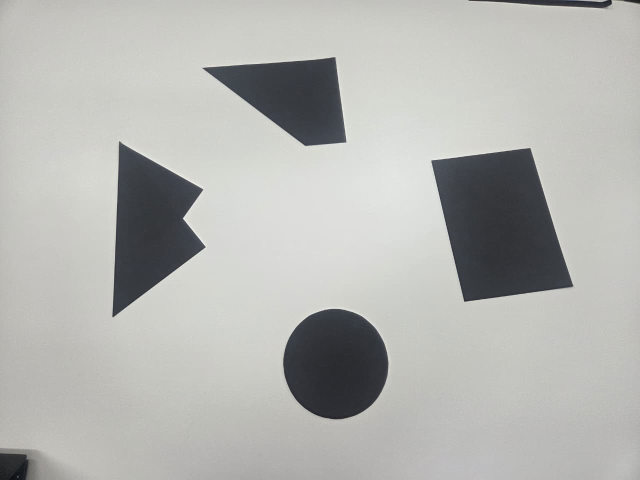
#> input picture imagens_teste/placeholder_formas.jpeg, 1280 x 960 px, given in place of the camera (shown at 1/2 size)
$ python indentificar_formas.py
#> lines starting #> are read from the running program, lines starting #| are printed output that depends on the picture; after the words box and inside, x2 and y2 are one past the last pixel; in counts of white or black regions, pixels touching at a corner belong together
#> in main, frame is the input picture: shape (960, 1280, 3); mean B, G, R 177.6, 180.9, 180.2
import cv2
import numpy as np
import math

# --- Configurações ---
MIN_AREA = 500
EPSILON_FACTOR = 0.02
USAR_WEBCAM = True
CAM_INDEX = 2

def classificar_forma(cnt, approx):
    v = len(approx)
    area = cv2.contourArea(cnt)
    peri = cv2.arcLength(cnt, True)

    # Evita divisão por zero
    if peri == 0:
        return "desconhecido", (128, 128, 128)

    circ = (4 * math.pi * area) / (peri ** 2)

    # Cores em formato BGR (Azul, Verde, Vermelho)
    if v >= 8 and circ > 0.85:
        return "circulo", (0, 255, 255)       # Amarelo
    if v == 3:
        return "triangulo", (255, 0, 0)       # Azul
    elif v == 4:
        x, y, w, h = cv2.boundingRect(approx)
        prop = w / float(h)
        if 0.95 <= prop <= 1.05:
            return "quadrado", (0, 255, 0)    # Verde
        else:
            return "retangulo", (0, 165, 255) # Laranja
    elif v == 5:
        return "pentagono", (255, 0, 255)     # Magenta
    elif v == 6:
        return "hexagono", (0, 0, 255)        # Vermelho
    elif v == 7:
        return "heptagono", (128, 0, 128)     # Roxo
    elif v == 8:
        return "octogono", (255, 255, 0)      # Ciano
    else:
        return f"poligono({v})", (128, 128, 128) # Cinza

def processar_frame(frame):
    # Converter para escala de cinza
    gray = cv2.cvtColor(frame, cv2.COLOR_BGR2GRAY)

    # Blur Gaussiano
    blur = cv2.GaussianBlur(gray, (5, 5), 0)

    # Canny
    edges = cv2.Canny(blur, 50, 150)
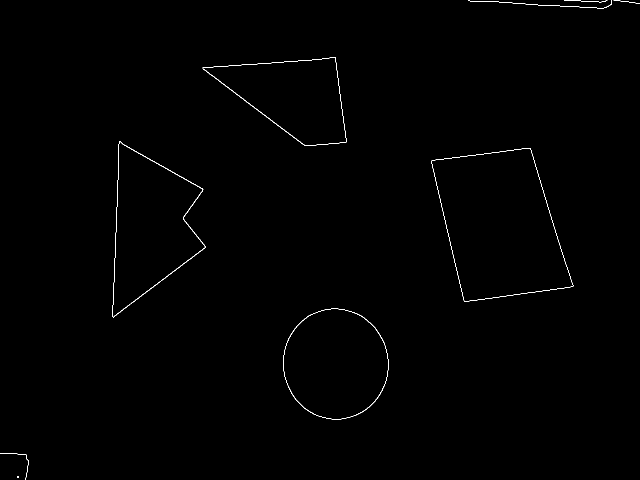
#> edges: shape (960, 1280) (shown at 1/2 size); 0.35% white in thin lines or dots

    # Dilatação e Fechamento
    kernel = np.ones((3, 3), np.uint8)
    edges = cv2.dilate(edges, kernel, iterations=1)
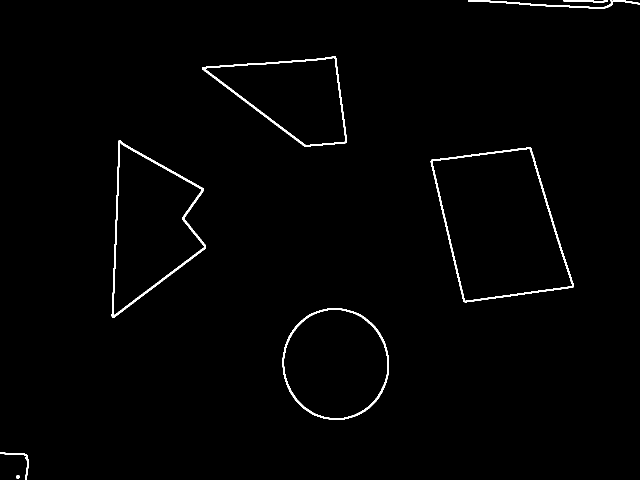
#> edges: shape (960, 1280) (shown at 1/2 size); 1.1% white; 9 white regions, largest, box (x1, y1, x2, y2) and area: (223, 281, 412, 636) 3444, (861, 295, 1148, 605) 3338, (404, 113, 694, 293) 2730
    edges = cv2.morphologyEx(edges, cv2.MORPH_CLOSE, kernel)
#> edges: shape (960, 1280); 1.1% white; 8 white regions

    # Encontrar contornos
    contours, _ = cv2.findContours(edges, cv2.RETR_EXTERNAL, cv2.CHAIN_APPROX_SIMPLE)
#> contours = 8 contours; box (x1, y1, x2, y2) and area: (861, 295, 1148, 605) 61415, (223, 281, 412, 636) 40004, (565, 616, 778, 840) 37269, (404, 113, 694, 293) 30879, (936, 0, 1280, 18) 816, (0, 905, 58, 960) 238, (1127, 0, 1216, 6) 216, (33, 951, 39, 957) 24

    for cnt in contours:
        area = cv2.contourArea(cnt)
        if area < MIN_AREA:
            continue

        peri = cv2.arcLength(cnt, True)
        approx = cv2.approxPolyDP(cnt, EPSILON_FACTOR * peri, True)

        if len(approx) > 12:
            continue

        nome, cor = classificar_forma(cnt, approx)

        # Desenhar contorno (cinza, linha fina)
        cv2.drawContours(frame, [cnt], -1, (128, 128, 128), 1)

        # Desenhar polígono aproximado (cor classificada, linha grossa)
        cv2.drawContours(frame, [approx], -1, cor, 3)

        # Calcular centroide
        M = cv2.moments(cnt)
        if M["m00"] != 0:
            cx = int(M["m10"] / M["m00"])
            cy = int(M["m01"] / M["m00"])

            # Desenhar círculo no centroide e rótulo
            cv2.circle(frame, (cx, cy), 4, (0, 0, 0), -1)
            rotulo = f"{nome} ({len(approx)}v)"
            cv2.putText(frame, rotulo, (cx - 20, cy - 20),
                        cv2.FONT_HERSHEY_SIMPLEX, 0.5, (0, 0, 0), 2)
            cv2.putText(frame, rotulo, (cx - 20, cy - 20),
                        cv2.FONT_HERSHEY_SIMPLEX, 0.5, cor, 1)
#> this loop made 8 passes
#> (approx, v in classificar_forma, circ in classificar_forma, x in classificar_forma, y in classificar_forma, w in classificar_forma) on passes 4, 6: ([[1061, 295], [861, 322], [929, 604], [1147, 573]], 4, 0.678, 861, 295, 287), ([[693, 285], [671, 113], [404, 134], [608, 292]], 4, 0.582, 404, 113, 290)
#> (approx, v in classificar_forma, circ in classificar_forma, nome, cor, cx) on pass 8: ([[936, 0], [1279, 8]], 2, 0.0193, 'poligono(2)', (128, 128, 128), 1108)
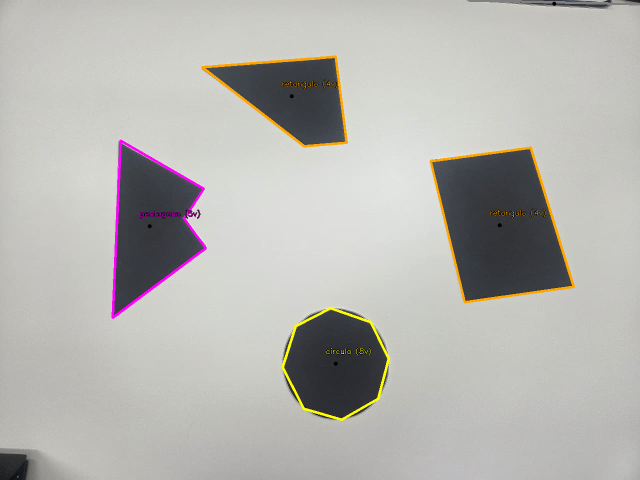
#> frame: shape (960, 1280, 3) (shown at 1/2 size); 1.86% of pixels changed, all inside (x1, y1, x2, y2) = (223, 0, 1280, 842)

    return frame

def main():
    if not USAR_WEBCAM:
        # Modo Imagem
        imagem_path = "placeholder_formas.jpeg"
        frame = cv2.imread(imagem_path)
        if frame is None:
            print(f"Erro: Não foi possível carregar a imagem {imagem_path}")
            return

        frame_processado = processar_frame(frame)
        cv2.imshow("Classificacao de Formas", frame_processado)
        cv2.waitKey(0)

    else:
        # Modo Webcam
        cap = cv2.VideoCapture(CAM_INDEX)

        # Configurar resolução (ex: 1920x1080)
        cap.set(cv2.CAP_PROP_FRAME_WIDTH, 1920)
        cap.set(cv2.CAP_PROP_FRAME_HEIGHT, 1080)

        if not cap.isOpened():
            print("Erro: Não foi possível abrir a câmera.")
            return

        while True:
            ret, frame = cap.read()
            if not ret:
                break

            frame_processado = processar_frame(frame)
            cv2.imshow("Classificacao de Formas", frame_processado)

            # Pressione 'q' para sair
            if cv2.waitKey(1) & 0xFF == ord('q'):
#> (key q is pressed here)
                break

        cap.release()

    cv2.destroyAllWindows()

if __name__ == "__main__":
    main()
